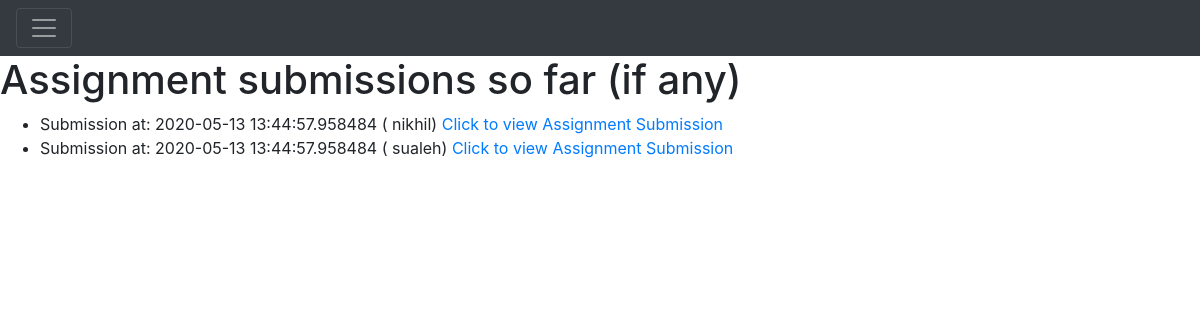
Page /assignmentSubmission/1 (signed in) on the earlier database version.
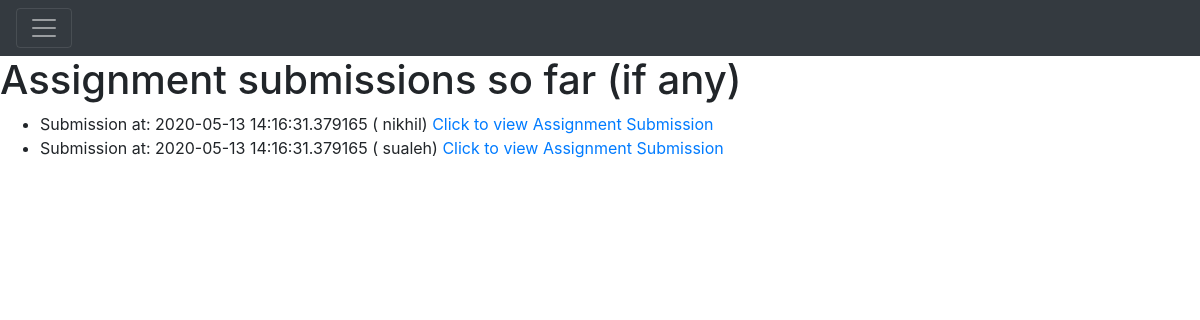
Same page on the later database version.
### Application/models.py (models this page shows)
class AssignmentSubmission(db.Model):
    __tablename__ = "assignment_submissions"
    assignmentSubmissionId = db.Column(
        db.Integer,
        primary_key=True,
        autoincrement=True
    )
    submissionTime = db.Column(db.DateTime, default=datetime.datetime.utcnow())
    assignmentId = db.Column(db.Integer, db.ForeignKey('assignments.assignmentId'))
    assignment = relationship("Assignment")
    assignmentGrade = db.Column(db.String(20))
    userId = db.Column(db.Integer, db.ForeignKey('users.userId'))
    user = relationship("User")
    comment = db.Column(db.String(500))
    gradeReceived = db.Column(
        db.String(10)
    )

class User(db.Model):
    __tablename__ = "users"
    userId = db.Column(
        db.Integer,
        primary_key=True,
        autoincrement=True
    )
    name = db.Column(
        db.String(100),
        index=True,
        nullable=False,
    )
    email = db.Column(
        db.String(80),
        index=True,
        unique=True,
        nullable=False
    )
    password = db.Column(
        db.String(255)
    )
    userRole = db.Column(Enum(UserRole))
    orgId = db.Column(db.Integer, db.ForeignKey('organizations.orgId'))
    organization = relationship("Organization")

### Application/assignment_submissions.py (the view)
@app.route('/assignmentSubmission/<id>')
@authenticate
def assignmentSubmission(id):
    assignmentId = escape(id)
    result = models.Assignment.query.filter_by(assignmentId=assignmentId).first()
    enrollments = result.course.enrollments
    enrollmentRole = [e for e in enrollments if e.userId == session['id']][0].enrollmentRole
    print(enrollmentRole)
    isTeacher = (enrollmentRole == models.EnrollmentRole.Teacher)
    submissions = []
    if enrollmentRole == models.EnrollmentRole.Teacher:
        submissions = models.db.session.query(models.AssignmentSubmission)\
            .filter(models.AssignmentSubmission.assignmentId == assignmentId)\
            .all()
    else:
        submissions = models.db.session.query(models.AssignmentSubmission) \
            .filter(models.AssignmentSubmission.assignmentId == assignmentId) \
            .filter(models.AssignmentSubmission.userId == session['id']) \
            .all()
    print(submissions)
    return render_template('assignment_submission.html', submissions=submissions,
                           enrollmentRole=enrollmentRole,isTeacher=isTeacher)

### Application/templates/assignment_submission.html (shortened to what this page needs)
{% extends 'main.html' %}
{% block head %}
{{ super() }}
{% endblock %}
{% block body %}
{{ super() }}
    <h1>Assignment submissions so far (if any)</h1>
    <ul>
    {% for submission in submissions %}
        <li> Submission at: {{ submission.submissionTime  }} ( {{ submission.user.name }}) <a href={{ url_for('assignmentSubmissionDetail',id=submission.assignmentSubmissionId) }}> Click to view Assignment Submission</a></li>
    {% endfor %}
    </ul>
{% endblock %}

### Application/templates/main.html (shortened to what this page needs)
{% extends 'base.html' %}
{% block head %}
<link rel="stylesheet" href="{{ url_for('static', filename='css/main.css') }}">
{% endblock %}
{% block body %}
<div id="topbar">
  <nav class="pos-f-t navbar navbar-dark bg-dark">
    <button class="navbar-toggler" type="button" onclick="toggleNav()">
      <span class="navbar-toggler-icon"></span>
    </button>
  </nav>
</div>
{% endblock %}

### Application/templates/base.html (shortened to what this page needs)
<!DOCTYPE html>
<html lang="en">
<head>
    <link rel="stylesheet" href="{{ url_for('static', filename='vendors/jquery.datetimepicker.min.css') }}">
    <link rel="stylesheet" href="{{ url_for('static', filename='vendors/bootstrap.min.css') }}">
    <link rel="stylesheet" href="{{ url_for('static', filename='css/styles.css') }}">
    {% block head %}{% endblock %}
</head>
<body>
    {% block body %} {% endblock %}
</body>
</html>

### Application/static/css/styles.css (style rules this page uses)
html, body { height: 100%; margin: 0; padding: 0; }

### Application/static/css/main.css (style rules this page uses)
#topbar { transition: margin-left .5s; }

Differences in the rows shown:
changed AssignmentSubmission "nikhil": submissionTime "2020-05-13 13:44:57.958484" → "2020-05-13 14:16:31.379165"
changed AssignmentSubmission "sualeh": submissionTime "2020-05-13 13:44:57.958484" → "2020-05-13 14:16:31.379165"
